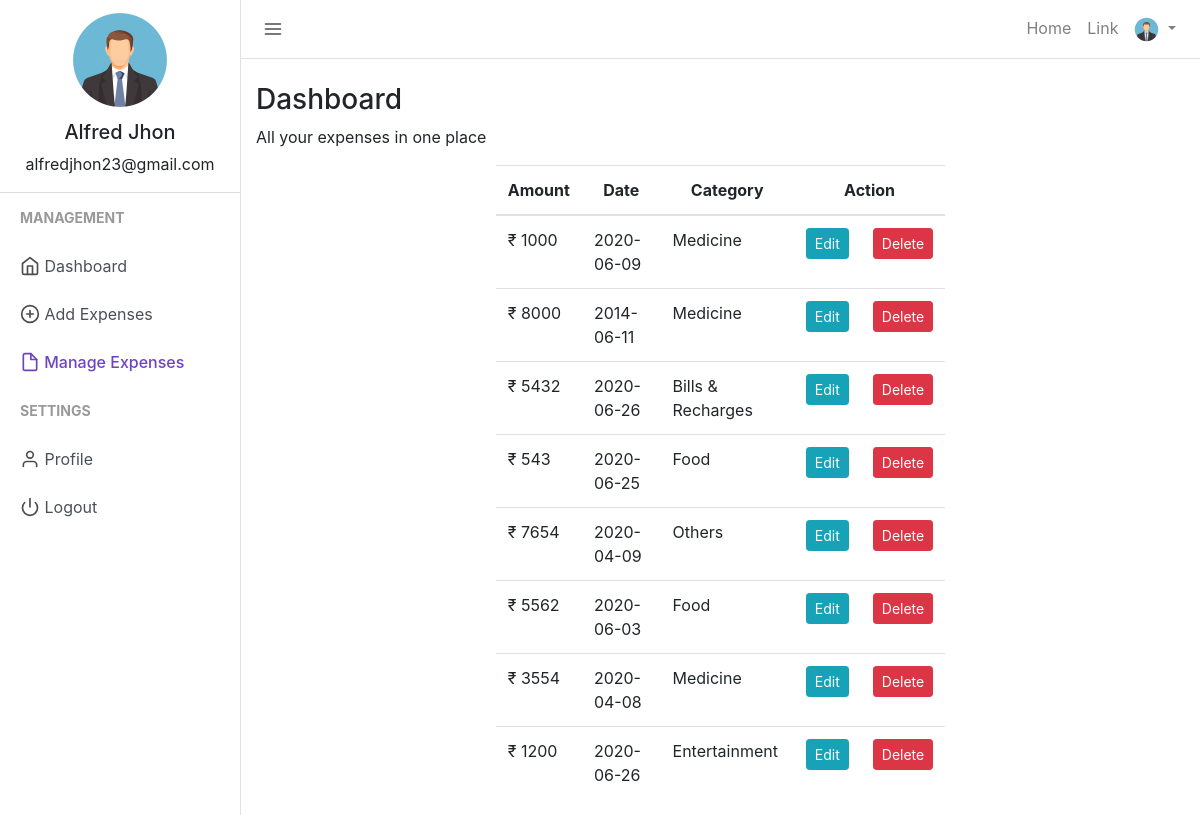
/manage_expense.php (signed in), run on the app's committed database.
### tables this page shows
CREATE TABLE `users` (
  `user_id` int(11) NOT NULL,
  `firstname` varchar(50) NOT NULL,
  `lastname` varchar(25) NOT NULL,
  `email` varchar(50) NOT NULL,
  `profile_path` varchar(50) NOT NULL DEFAULT 'default_profile.png',
  `password` varchar(50) NOT NULL,
  `trn_date` datetime NOT NULL
);

CREATE TABLE `expenses` (
  `expense_id` int(20) NOT NULL,
  `user_id` varchar(15) NOT NULL,
  `expense` int(20) NOT NULL,
  `expensedate` varchar(15) NOT NULL,
  `expensecategory` varchar(50) NOT NULL
);

### session.php (called while the page is built, shortened)
<?php
include("config.php");
$sess_email = $_SESSION["email"];
$sql = "SELECT user_id, firstname, lastname, email, profile_path FROM users WHERE email = '$sess_email'";
$result = $con->query($sql);
if ($result->num_rows > 0) {
  while($row = $result->fetch_assoc()) {
    $userid=$row["user_id"];
    $username =$row["firstname"]." ".$row["lastname"];
    $useremail=$row["email"];
    $userprofile="uploads/".$row["profile_path"];
  }
} else {
    $userid="GHX1Y2";
    $username ="Jhon Doe";
    $useremail="mailid@domain.com";
    $userprofile="Uploads/default_profile.png";
}
?>

### manage_expense.php (the view, shortened to what this page needs)
<?php
include("session.php");
$exp_fetched = mysqli_query($con, "SELECT * FROM expenses WHERE user_id = '$userid'");
?>
<!DOCTYPE html>
<html lang="en">
<head>
    <link href="css/bootstrap.min.css" rel="stylesheet">
    <link href="css/style.css" rel="stylesheet">
</head>
<body>
    <div class="d-flex" id="wrapper">
        <div class="border-right" id="sidebar-wrapper">
            <div class="user">
                <img class="img img-fluid rounded-circle" src="<?php echo $userprofile ?>" width="120">
                <h5><?php echo $username ?></h5>
                <p><?php echo $useremail ?></p>
            </div>
            <div class="sidebar-heading">Management</div>
            <div class="list-group list-group-flush">
                <a href="index.php" class="list-group-item list-group-item-action"><span data-feather="home"></span> Dashboard</a>
                <a href="add_expense.php" class="list-group-item list-group-item-action "><span data-feather="plus-circle"></span> Add Expenses</a>
                <a href="manage_expense.php" class="list-group-item list-group-item-action sidebar-active"><span data-feather="file"></span> Manage Expenses</a>
            </div>
            <div class="sidebar-heading">Settings </div>
            <div class="list-group list-group-flush">
                <a href="profile.php" class="list-group-item list-group-item-action "><span data-feather="user"></span> Profile</a>
                <a href="logout.php" class="list-group-item list-group-item-action "><span data-feather="power"></span> Logout</a>
            </div>
        </div>
        <div id="page-content-wrapper">
            <nav class="navbar navbar-expand-lg navbar-light  border-bottom">
                <button class="toggler" type="button" id="menu-toggle" aria-expanded="false">
                    <span data-feather="menu"></span>
                </button>
                <div class="collapse navbar-collapse" id="navbarSupportedContent">
                    <ul class="navbar-nav ml-auto mt-2 mt-lg-0">
                        <li class="nav-item">
                            <a class="nav-link" href="#">Home <span class="sr-only">(current)</span></a>
                        </li>
                        <li class="nav-item">
                            <a class="nav-link" href="#">Link</a>
                        </li>
                        <li class="nav-item dropdown">
                            <a class="nav-link dropdown-toggle" href="#" id="navbarDropdown" role="button" data-toggle="dropdown" aria-haspopup="true" aria-expanded="false">
                                <img class="img img-fluid rounded-circle" src="<?php echo $userprofile ?>" width="25">
                            </a>
                        </li>
                    </ul>
                </div>
            </nav>
            <div class="container-fluid">
                <h3 class="mt-4">Dashboard</h3>
                <p>All your expenses in one place</p>
                <div class="row justify-content-center">
                    <div class="col-md-6">
                        <table class="table table-responsive">
                            <thead>
                                <tr class="text-center">
                                    <th>Amount</th>
                                    <th>Date</th>
                                    <th>Category</th>
                                    <th colspan="2">Action</th>
                                </tr>
                            </thead>
                            <?php while ($row = mysqli_fetch_array($exp_fetched)) { ?>
                                <tr>
                                    <td>&#8377; <?php echo $row['expense']; ?></td>
                                    <td><?php echo $row['expensedate']; ?></td>
                                    <td><?php echo $row['expensecategory']; ?></td>
                                    <td class="text-center">
                                        <a href="add_expense.php?edit=<?php echo $row['expense_id']; ?>" class="btn btn-info btn-sm">Edit</a>
                                    </td>
                                    <td class="text-center">
                                        <a href="add_expense.php?delete=<?php echo $row['expense_id']; ?>" class="btn btn-danger btn-sm">Delete</a>
                                    </td>
                                </tr>
                            <?php } ?>
                        </table>
                    </div>
                </div>
            </div>
        </div>
    </div>
</body>
</html>

### css/style.css (style rules this page uses)
body { background-color: #EFEFEF; }
.feather { width: 20px; height: 20px; stroke: #4D4D4D; stroke-width: 2; stroke-linecap: round; stroke-linejoin: round; fill: none; vertical-align: text-bottom; }
.list-group { background-color: #FFFFFF; }
.list-group-item { border:none; }
.user { text-align: center; border-bottom: 1px solid #ddd; }
.user img { padding: 10px; }
.toggler { color: #000; background-color: #fff; border: none; outline: none; }
.sidebar-active { color: #6f42c1; font-weight: 500; }
.sidebar-active .feather { stroke: #6f42c1; font-weight: 500; }
#wrapper { overflow-x: hidden; background-color: #fff; }
#sidebar-wrapper { min-height: 100vh; margin-left: -15rem; -webkit-transition: margin .25s ease-out; -moz-transition: margin .25s ease-out; -o-transition: margin .25s ease-out; transition: margin .25s ease-out; }
#sidebar-wrapper .sidebar-heading { padding: 0.875rem 1.25rem; font-size: 14px; font-weight: bold; text-transform: uppercase; color: #999; }
#sidebar-wrapper .list-group { width: 15rem; }
#page-content-wrapper { min-width: 100vw; }
@media (min-width: 768px) { #sidebar-wrapper { margin-left: 0; } }
@media (min-width: 768px) { #page-content-wrapper { min-width: 0; width: 100%; } }
.container-fluid { margin-right: 20px; }

### data on the page
users: profile_path (picture), username "Alfred Jhon", email "alfredjhon23@gmail.com"
expenses: expense "1000", expensedate "2020-06-09", expensecategory "Medicine"
expenses: expense "8000", expensedate "2014-06-11", expensecategory "Medicine"
expenses: expense "5432", expensedate "2020-06-26", expensecategory "Bills & Recharges"
expenses: expense "543", expensedate "2020-06-25", expensecategory "Food"
expenses: expense "7654", expensedate "2020-04-09", expensecategory "Others"
expenses: expense "5562", expensedate "2020-06-03", expensecategory "Food"
expenses: expense "3554", expensedate "2020-04-08", expensecategory "Medicine"
expenses: expense "1200", expensedate "2020-06-26", expensecategory "Entertainment"
